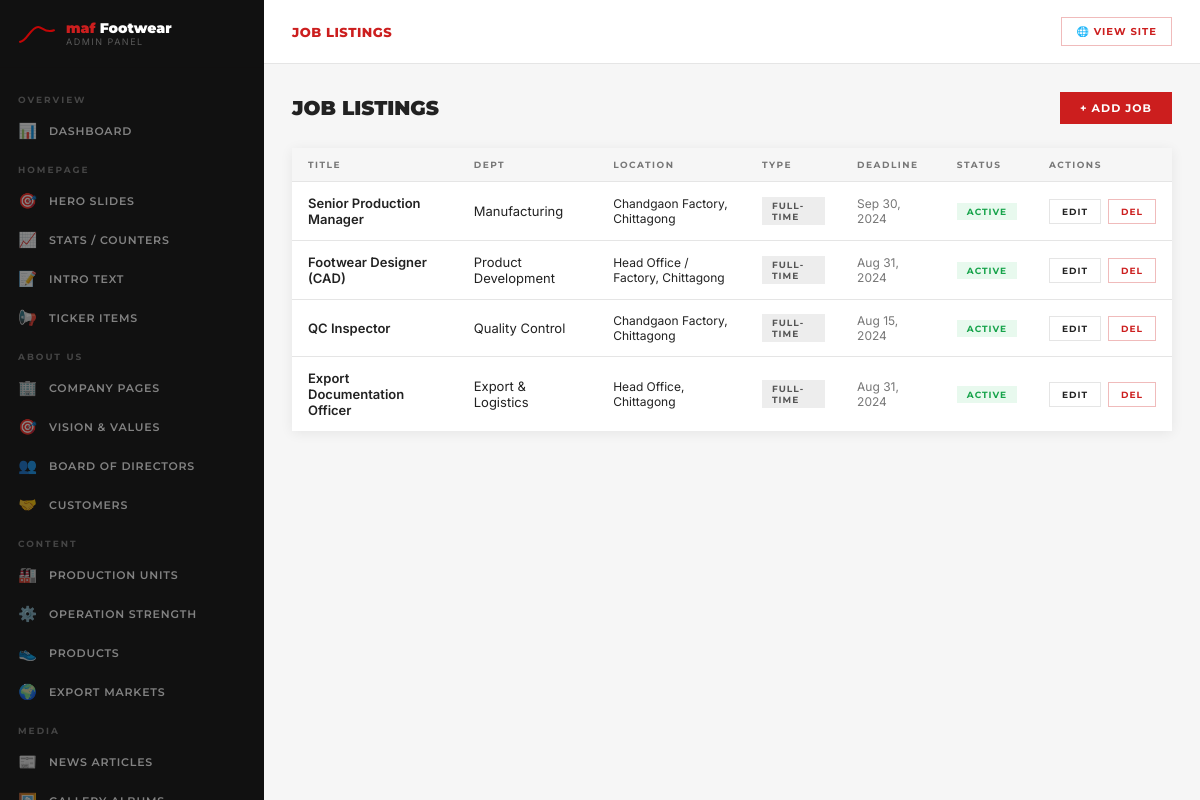
The page /admin/pages/jobs.php (signed in) on the database its author committed.
### tables this page shows
CREATE TABLE jobs (
  id INT AUTO_INCREMENT PRIMARY KEY,
  title VARCHAR(200) NOT NULL,
  department VARCHAR(100),
  location VARCHAR(100) DEFAULT 'Chittagong, Bangladesh',
  job_type ENUM('Full-time','Part-time','Contract') DEFAULT 'Full-time',
  description TEXT,
  requirements TEXT,
  responsibilities TEXT,
  deadline DATE,
  is_active TINYINT(1) DEFAULT 1,
  created_at TIMESTAMP DEFAULT CURRENT_TIMESTAMP
);

### config/db.php (called while the page is built, shortened)
<?php
class DB {
    private static $pdo = null;
    public static function connect() {
        if (self::$pdo === null) {
            $dsn = 'mysql:host=' . DB_HOST
                 . ';dbname=' . DB_NAME
                 . ';charset=' . DB_CHARSET;
            try {
                self::$pdo = new PDO($dsn, DB_USER, DB_PASS, array(
                    PDO::ATTR_ERRMODE            => PDO::ERRMODE_EXCEPTION,
                    PDO::ATTR_DEFAULT_FETCH_MODE => PDO::FETCH_ASSOC,
                    PDO::ATTR_EMULATE_PREPARES   => false,
                ));
            } catch (PDOException $e) {
                http_response_code(500);
                die('
                <div style="font-family:Arial,sans-serif;max-width:600px;margin:60px auto;
                            padding:36px;border:1px solid #e0e0e0;border-top:4px solid #CC1E1E">
                  <h2 style="color:#CC1E1E;margin:0 0 16px">&#9888; Database সংযোগ ব্যর্থ</h2>
                  <p style="margin:0 0 16px;color:#444">
                    <strong>config/db.php</strong> ফাইলে DB_NAME, DB_USER, DB_PASS চেক করুন।
                  </p>
                  <div style="background:#fff3cd;padding:12px 16px;border-left:4px solid #f59e0b;
                              font-size:13px;color:#856404">
                    <strong>Error:</strong> ' . htmlspecialchars($e->getMessage()) . '
                  </div>
                  <p style="font-size:12px;color:#888;margin-top:14px">
                    phpMyAdmin &#8594; <strong>maf_shoes</strong> database আছে কিনা দেখুন &#8594;
                    না থাকলে তৈরি করুন এবং <code>config/install.sql</code> import করুন।
                  </p>
                </div>');
            }
        }
        return self::$pdo;
    }
    public static function fetchAll($sql, $params = array()) {
        $stmt = self::connect()->prepare($sql);
        $stmt->execute($params);
        return $stmt->fetchAll();
    }
}

### includes/functions.php (called while the page is built, shortened)
<?php
require_once __DIR__ . '/../config/db.php';
function e(string $s): string { return htmlspecialchars($s, ENT_QUOTES, 'UTF-8'); }
function csrfToken(): string {
    return $_SESSION['csrf'];
}
function fmtDate(string $d, string $fmt='F j, Y'): string { return date($fmt, strtotime($d)); }

### admin/pages/jobs.php (the view, shortened to what this page needs)
<?php
require_once __DIR__.'/../../includes/functions.php';
require_once __DIR__.'/../includes/header.php';
$jobs=DB::fetchAll("SELECT * FROM jobs ORDER BY created_at DESC");
?>
<div class="pg-header"><div class="pg-title">Job Listings</div><a href="?edit=0" class="adm-btn adm-btn-red">+ Add Job</a></div>
<div class="panel"><div class="panel-body np">
  <table class="adm-tbl"><thead><tr><th>Title</th><th>Dept</th><th>Location</th><th>Type</th><th>Deadline</th><th>Status</th><th>Actions</th></tr></thead><tbody>
  <?php foreach($jobs as $j): ?>
  <tr>
    <td style="font-weight:600"><?=e($j['title'])?></td>
    <td><?=e($j['department'])?></td>
    <td style="font-size:12px"><?=e($j['location'])?></td>
    <td><span class="bdg bdg-gray"><?=e($j['job_type'])?></span></td>
    <td style="font-size:12px;color:var(--muted)"><?=$j['deadline']?fmtDate($j['deadline'],'M j, Y'):'—'?></td>
    <td><a href="?action=toggle&id=<?=$j['id']?>"><span class="bdg <?=$j['is_active']?'bdg-green':'bdg-red'?>"><?=$j['is_active']?'Active':'Inactive'?></span></a></td>
    <td><div class="act-btns"><a href="?edit=<?=$j['id']?>" class="adm-btn adm-btn-out adm-btn-sm">Edit</a><a href="?action=delete&id=<?=$j['id']?>&t=<?=csrfToken()?>" class="adm-btn adm-btn-del adm-btn-sm" data-confirm="Delete job?">Del</a></div></td>
  </tr>
  <?php endforeach; ?>
  </tbody></table>
</div></div>
<?php require_once __DIR__.'/../includes/footer.php'; ?>

### admin/css/admin.css (style rules this page uses)
:root { --red:#CC1E1E;--red-d:#A01616; --dark:#1C1C1C;--sidebar:#111111; --sw:264px;--hh:64px; --white:#fff;--bg:#F6F6F6; --border:#E5E5E5;--text:#222;--muted:#777; --font-h:'Montserrat',sans-serif;--font-b:'Inter',sans-serif; --shadow:0 2px 12px rgba(0,0,0,.07); }
*,*::before,*::after { box-sizing:border-box;margin:0;padding:0 }
html,body { height:100%;font-family:var(--font-b) }
body { background:var(--bg);color:var(--text) }
a { text-decoration:none;color:inherit }
.pg-header { display:flex;align-items:center;justify-content:space-between;margin-bottom:24px;flex-wrap:wrap;gap:14px }
.pg-title { font-family:var(--font-h);font-size:20px;font-weight:900;text-transform:uppercase;color:var(--text) }
.panel { background:#fff;box-shadow:var(--shadow);margin-bottom:20px }
.panel-body { padding:22px }
.panel-body.np { padding:0 }
.adm-tbl { width:100%;border-collapse:collapse;font-size:13px }
.adm-tbl th { font-family:var(--font-h);font-size:9px;font-weight:700;text-transform:uppercase;letter-spacing:1.5px;color:var(--muted);padding:11px 16px;text-align:left;background:var(--bg);border-bottom:1px solid var(--border) }
.adm-tbl td { padding:13px 16px;border-bottom:1px solid var(--border);vertical-align:middle }
.adm-tbl tr:last-child td { border-bottom:none }
.bdg { display:inline-block;font-family:var(--font-h);font-size:9px;font-weight:700;text-transform:uppercase;letter-spacing:1px;padding:3px 10px }
.bdg-green { background:rgba(34,197,94,.1);color:#16a34a }
.bdg-gray { background:rgba(0,0,0,.07);color:#555 }
.adm-btn { display:inline-block;font-family:var(--font-h);font-size:11px;font-weight:700;text-transform:uppercase;letter-spacing:1px;padding:9px 20px;border:none;cursor:pointer;transition:.2s }
.adm-btn-red { background:var(--red);color:#fff }
.adm-btn-out { background:transparent;color:var(--text);border:1px solid var(--border) }
.adm-btn-del { background:transparent;color:var(--red);border:1px solid rgba(204,30,30,.3) }
.adm-btn-sm { padding:6px 12px!important;font-size:9px!important }
.act-btns { display:flex;gap:7px;align-items:center }

### rows shown on the page
jobs: title "Senior Production Manager", department "Manufacturing", location "Chandgaon Factory, Chittagong", job_type "FULL-TIME", deadline "Sep 30, 2024", is_active "ACTIVE"
jobs: title "Footwear Designer (CAD)", department "Product Development", location "Head Office / Factory, Chittagong", job_type "FULL-TIME", deadline "Aug 31, 2024", is_active "ACTIVE"
jobs: title "QC Inspector", department "Quality Control", location "Chandgaon Factory, Chittagong", job_type "FULL-TIME", deadline "Aug 15, 2024", is_active "ACTIVE"
jobs: title "Export Documentation Officer", department "Export & Logistics", location "Head Office, Chittagong", job_type "FULL-TIME", deadline "Aug 31, 2024", is_active "ACTIVE"

### other values the page prints
$pageTitle "JOB LISTINGS"
